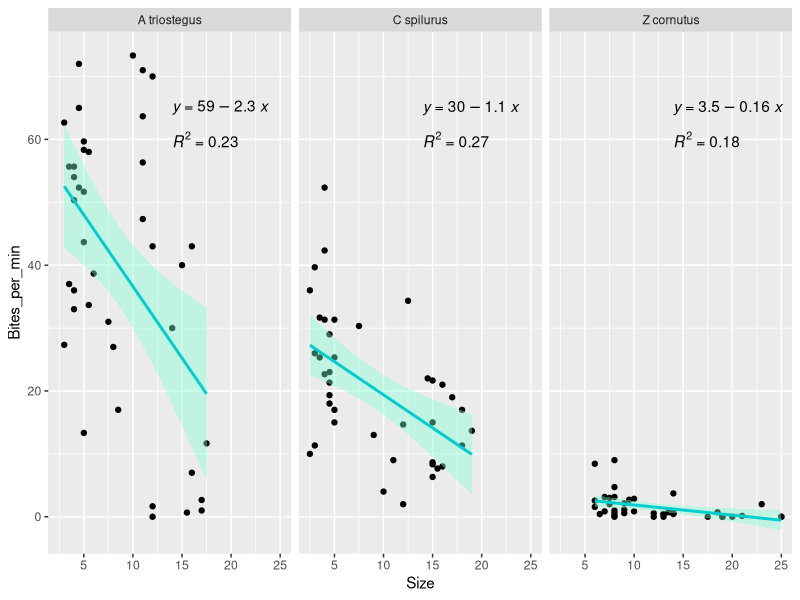
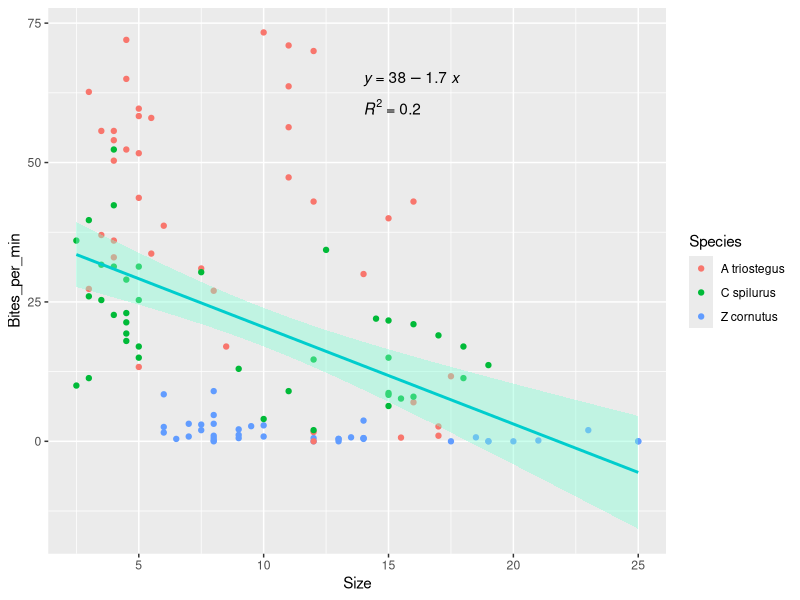
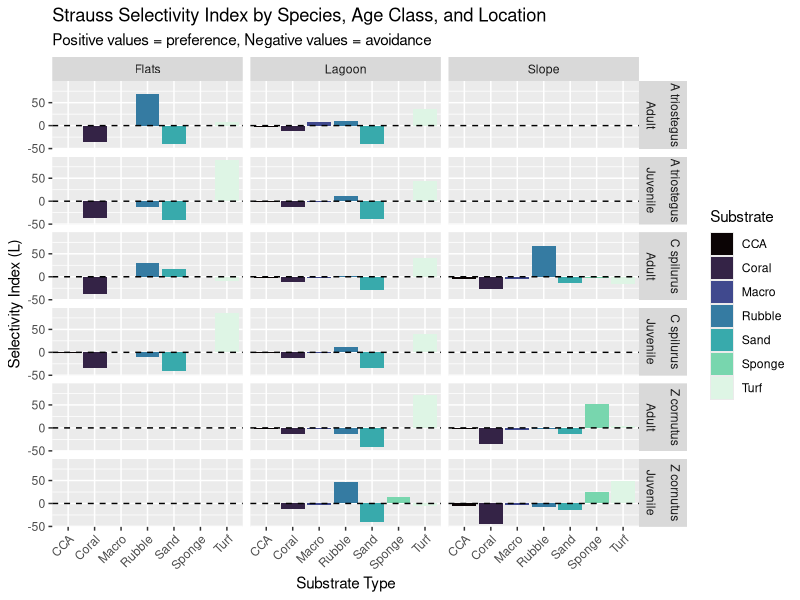
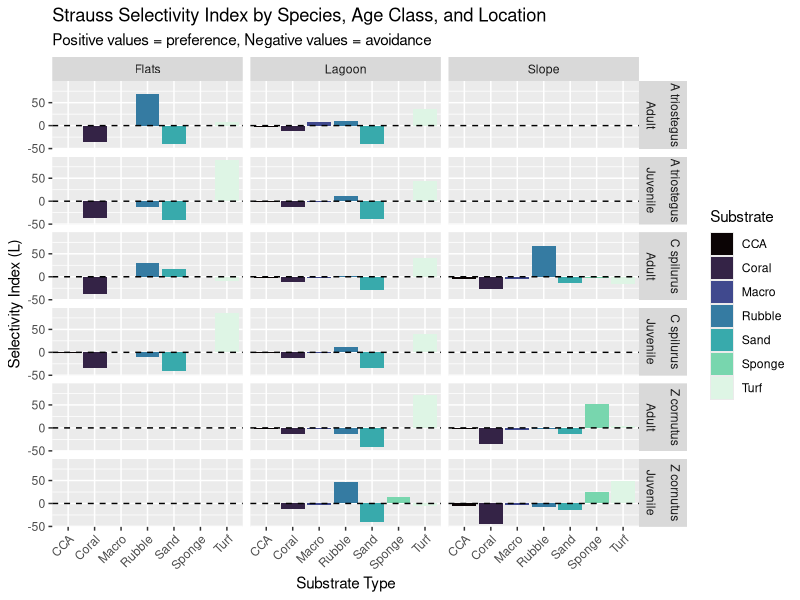

Reproduce these figures in R, in order.
## ---- chunk 1
#| warning: false
#| message: false

library(tidyverse)
library(here)
library(ggpubr)
library(patchwork)
## ---- chunk 2
#| warning: false
#| message: false

Bites <- read_csv(here("Data", "Bite_Rates.csv")) %>%
  mutate(across(everything(), ~replace(., is.na(.), 0))) %>%
  mutate(Total_Bites = Coral_Bites + Rubble_Bites + Sand_Bites + Turf_Bites + Macro_Bites + CCA_Bites + Sponge_Bites) %>%
  mutate(Bites_per_min = case_when(
    Species %in% c("A triostegus",  "C spilurus") ~ Total_Bites / 3,
    Species == "Z cornutus" ~ Total_Bites / 7))

#######################################

Transects_raw<- read_csv(here("Data", "Transects.csv")) # read in transect data
substrate_availability<- Transects_raw %>% 
  # Select only the columns we need (column 12 has location names, 13-19 have percentages)
  # Use backticks ` ` because column names have spaces and % symbols
  select(Location = `...12`, # Column 12 (unnamed, so R calls it ...12) has "Slope", "Flat", "Lagoon"
         Coral_Avail = `% coral`, # Rename to simpler names without spaces
         Rubble_Avail = `% rubble`,
         Sand_Avail = `% sand`,
         Turf_Avail = `% turf`,
         Macro_Avail = `% macro`,
         CCA_Avail = `% CCA`,
         Sponge_Avail = `% sponge`) %>%
  filter(!is.na(Location)) %>% # Keep only rows where Location is not NA (removes all the empty rows)
  mutate(Location = case_when(Location == "Slope" ~ "S", # Change location names to match the Bites data (S, F, L instead of Slope, Flat, Lagoon)
                              Location == "Flat" ~ "F",
                              Location == "Lagoon" ~ "L"))
# view(substrate_availability)

#######################################

Time_Foraging<- read_csv(here("Data", "Time Foraging.csv")) 



# These are for when all of the transect data is inputted so we can run a Strauss Selectivity Test

Flats_Bites <- Bites %>%
  filter(Location == "F")

Slope_Bites <- Bites %>%
  filter(Location == "S")

Lagoon_Bites <- Bites %>%
  filter(Location == "L")


view(Bites)
view(Flats_Bites)
view(Slope_Bites)
view(Lagoon_Bites)
## ---- chunk 3
#| warning: false
#| message: false

LR1 <- ggplot(data = Bites, mapping = aes(x = Size, y = Bites_per_min)) +
  geom_point() +
  geom_smooth(method = "lm", se = TRUE, color = "cyan3", fill = "aquamarine") +
     stat_regline_equation(
    aes(label = ..eq.label..),
    label.x = 14, 
    label.y = 65 ) +
    stat_cor(
    aes(label = ..rr.label..),
    label.x = 14,
    label.y = 60) +
  facet_wrap(~ Species)

LR2 <- ggplot(data = Bites, mapping = aes(x = Size, y = Bites_per_min)) +
  geom_point(aes(color = Species)) +
  geom_smooth(method = "lm", se = TRUE, color = "cyan3", fill = "aquamarine") +
     stat_regline_equation(
    aes(label = ..eq.label..),
    label.x = 14, 
    label.y = 65 ) +
    stat_cor(
    aes(label = ..rr.label..),
    label.x = 14,
    label.y = 60)

LR1
LR2
## ---- chunk 4
#| warning: false
#| message: false

# Calculate Bite Proportions (What the fish are eating)
# Strauss formula: L = r - p 
# r = proportion of bites on each substrate (what they're eating)
# p = proportion available (what's there) — we have this in substrate_availability

# Calculate r
bite_proportions<- Bites %>% 
  group_by(Species, Age_Class, Location) %>%
  summarise( # sum up all bites for each substrate type within each group
    Coral_Bites = sum(Coral_Bites),
    Rubble_Bites = sum(Rubble_Bites),
    Sand_Bites = sum(Sand_Bites),
    Turf_Bites = sum(Turf_Bites),
    Macro_Bites = sum(Macro_Bites),
    CCA_Bites = sum(CCA_Bites),
    Sponge_Bites = sum(Sponge_Bites),
  Total_Bites = sum(Total_Bites), # calculate total bites acros all substrates 
  n_observations = n()) %>% # count how many fish observations are in each group 
  mutate( # calculate proportions = bites on substrate / total bites 
    Coral_Prop = (Coral_Bites / Total_Bites) * 100, # multiply by 100 to get % to match substrate_availability
    Rubble_Prop = (Rubble_Bites / Total_Bites) * 100,
    Sand_Prop = (Sand_Bites / Total_Bites) * 100,
    Turf_Prop = (Turf_Bites / Total_Bites) * 100,
    Macro_Prop = (Macro_Bites / Total_Bites) * 100,
    CCA_Prop = (CCA_Bites / Total_Bites) * 100,
    Sponge_Prop = (Sponge_Bites / Total_Bites) * 100)

#view(bite_proportions)

# Join Bite Proportions with substrate availability

strauss_data<- bite_proportions %>%
  left_join(substrate_availability, by = "Location") # connect two tables by "location" column 
# keep all rows from bite_proportions and add matching columns from substrate_availability
#view(strauss_data)

# Calculate L (strauss slectivity index) for each substrate
# L = r - p
# L = proportion of bites (what they ate) - proportion available (what was there)

strauss_results<- strauss_data %>%
  mutate(Coral_L = Coral_Prop - Coral_Avail,
         Rubble_L = Rubble_Prop - Rubble_Avail,
         Sand_L = Sand_Prop - Sand_Avail,
         Turf_L = Turf_Prop - Turf_Avail,
         Macro_L = Macro_Prop - Macro_Avail,
         CCA_L = CCA_Prop - CCA_Avail,
         Sponge_L = Sponge_Prop - Sponge_Avail)
strauss_results %>%
  select(Species, Age_Class, Location, # look at just selectivity results (L values)
         Coral_L, Rubble_L, Sand_L, Turf_L, Macro_L, CCA_L, Sponge_L)

# For reference: -value means fish avoid, +value means fish prefer
## ---- chunk 5
#| warning: false
#| message: false

# reshape data into long format for ggplot
strauss_long<- strauss_results%>%
  select(Species, Age_Class, Location,# select columns for plot
         Coral_L, Rubble_L, Sand_L, Turf_L, Macro_L, CCA_L, Sponge_L) %>%
  pivot_longer(cols = Coral_L:Sponge_L,# columns to resshape
               names_to = "Substrate", # new column name for substrate types
               values_to = "Selectivity") %>% # new column name for L values 
  mutate(Substrate = str_replace(Substrate, "_L", "")) %>% # clean substrate names ( remove "_L" from end of name)
  mutate(Location = case_when( # change location codes to full names for plot 
    Location == "F" ~ "Flats",
    Location == "L" ~ "Lagoon",
    Location == "S" ~ "Slope"))

# Plot

strauss_plot<- ggplot(data = strauss_long, # plot data 
                      aes(x = Substrate,
                          y = Selectivity,
                          fill = Substrate)) +
  geom_col()+ # bar plot
  geom_hline(yintercept = 0, linetype = "dashed", color = "black")+ # add horizontal reference line at 0 
  facet_grid(Species + Age_Class ~ Location)+ # create separate panels for each species and age class 
  scale_fill_viridis_d(option = "mako")+ # color blind friendly 
  theme(axis.text.x = element_text(angle = 45, hjust = 1))+ # rotate axis labels
  labs(title = "Strauss Selectivity Index by Species, Age Class, and Location",
       subtitle = "Positive values = preference, Negative values = avoidance",
       x = "Substrate Type",
       y = "Selectivity Index (L)",
       fill = "Substrate")
strauss_plot

ggsave(here("output", "strauss_plot.png"))
